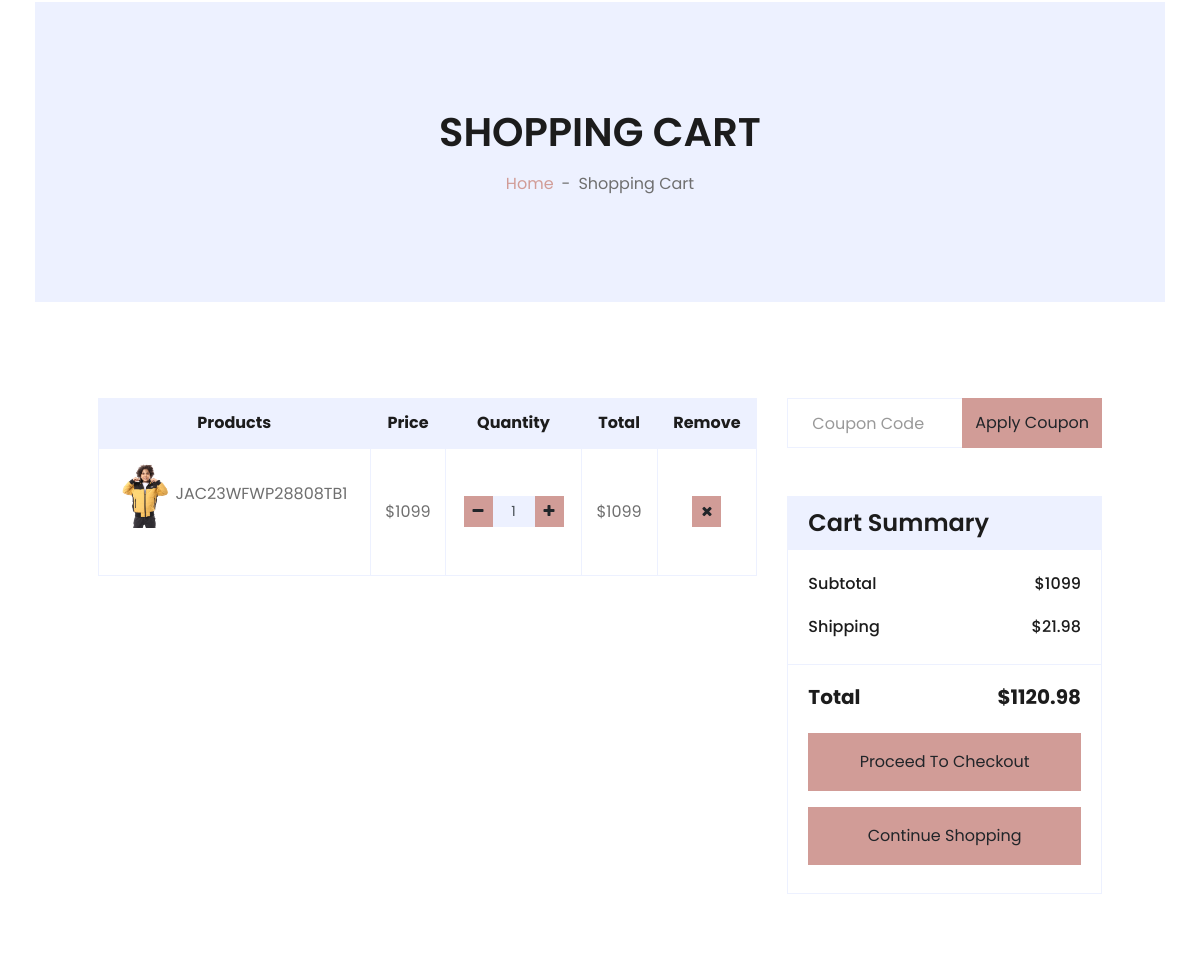
The page /cart/ (signed in, middle part) on the database as committed earlier.
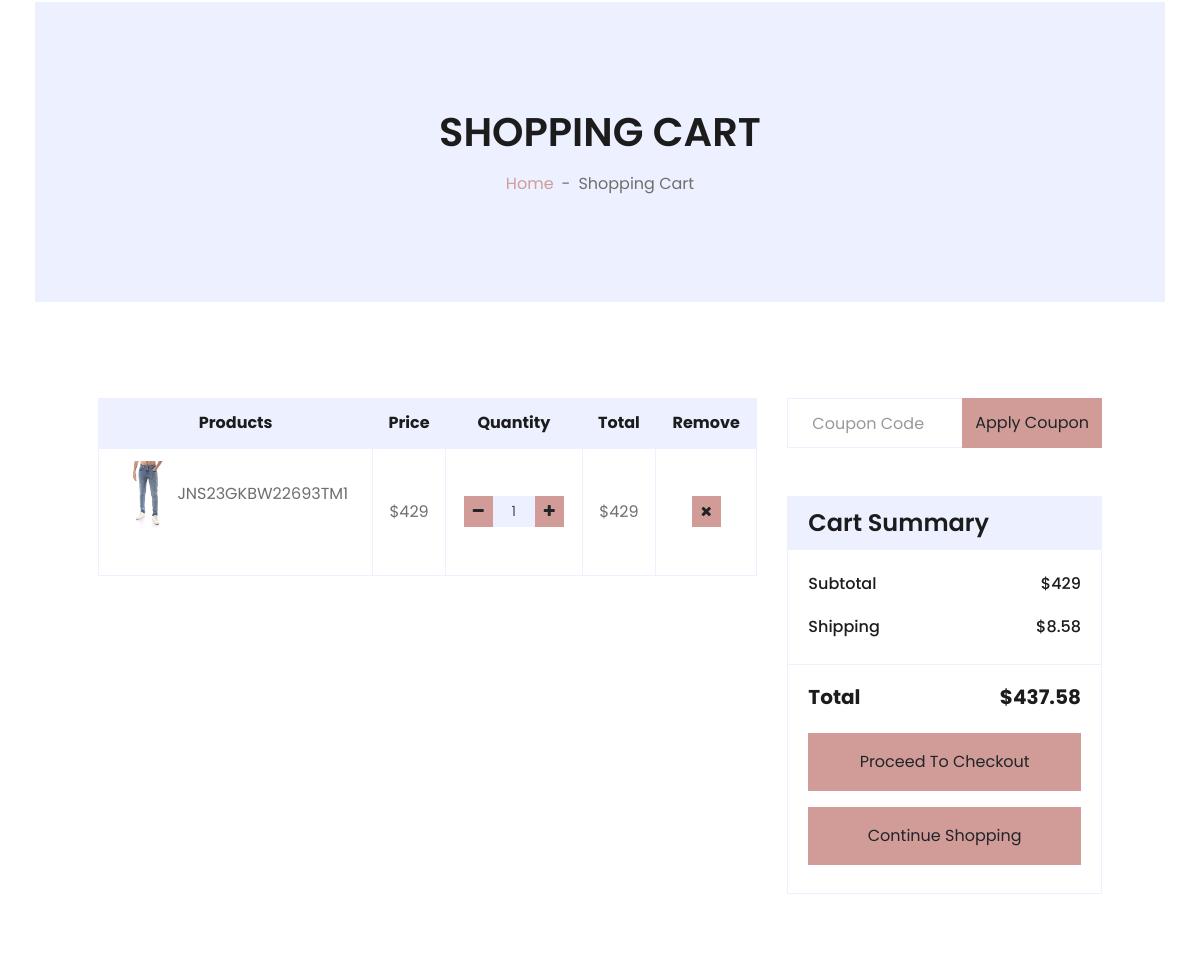
The same page on the database as committed later.
### carts/models.py (models this page shows)
class CartItem(models.Model):
    user = models.ForeignKey(User, on_delete=models.CASCADE , null=True)
    product = models.ForeignKey("product.Product", on_delete=models.CASCADE)
    variations = models.ManyToManyField("product.Variation",blank=True)
    cart = models.ForeignKey(Cart, on_delete=models.CASCADE , null=True)
    quantity = models.IntegerField()
    is_active = models.BooleanField(default=True)
    def sub_total(self):
        if self.product.discount:
            return self.product.discount * self.quantity
        else:
            return self.product.price * self.quantity
    def __str__(self):
        return str(self.product)

### product/models.py (models this page shows, shortened)
class Product(models.Model):
    name = models.CharField(max_length=100)
    image = models.ImageField(upload_to='product/')
    stock = models.IntegerField()
    price = models.IntegerField(default=0)
    discount = models.IntegerField(default=0)
    description = models.TextField(max_length=10000)
    like = models.ManyToManyField(User , blank=True,related_name='product_favourite')
    created_at = models.DateTimeField( default=timezone.now)
    category = models.ForeignKey('ProductCategory',verbose_name=('category'), on_delete=models.CASCADE ,default='')
    subcategory = models.ForeignKey("Subcategory" , on_delete=models.CASCADE ,default='')
    PRDBrand = models.ForeignKey('settings.Brand' ,related_name='product_brand', on_delete=models.CASCADE , blank=True, null=True ,verbose_name=_("Brand "))
    slug = models.SlugField(null=True,blank=True , unique=True)
    tags = TaggableManager()
    views = models.PositiveIntegerField(default=0)
    is_available = models.BooleanField(default=True)
    class Meta:
        ordering = ["name"]
    def __str__(self):
        return self.name

### carts/views.py (the view)
# urls.py: path('', cart ,name = 'cart'),
@login_required(login_url='login')
def cart(request,total=0 ,quantity=0,cart_items=None ):
    try:
        tax = 0
        grand_total=0
        offer = 0
        if request.user.is_authenticated:
             cart_items = CartItem.objects.filter(user=request.user,is_active=True)
        else:
            cart = Cart.objects.get(cart_id=_cart_id(request))
            cart_items = CartItem.objects.filter(cart=cart,is_active=True)
        for cart_item in cart_items:
            if cart_item.product.discount:
                total+=(cart_item.product.discount * cart_item.quantity)
                quantity+=cart_item.quantity
                offer = cart_item.product.discount / cart_item.product.price * 100
            else:
                total+=(cart_item.product.price * cart_item.quantity)
                quantity+=cart_item.quantity
        tax = (2 * total)/100
        grand_total = total+tax
    except Cart.DoesNotExist:
        pass
    context={
        'cart_items':cart_items,
        'total':total,
        'quantity':quantity,
        'tax':tax,
        'grand_total':grand_total,
        'offer':offer,
    }
    return render(request,'carts/cart.html',context)

### accounts/favourite_context.py (called while the page is built)
def counter(request):
    product_count = 0
    if request.user.is_authenticated:
        if 'admin' in request.path:
            return{}
        else :
            try :
                user_favourites = Product.objects.filter(like=request.user)
                product_count = user_favourites.count()
            except Product.DoesNotExist:
                product_count=0
    return dict(product_count=product_count)

### carts/cart_context.py (called while the page is built)
def counter(request):
    cart_count = 0
    if 'admin' in request.path:
        return{}
    else :
        try :
            cart = Cart.objects.filter(cart_id=_cart_id(request))
            if request.user.is_authenticated:
                cart_items= CartItem.objects.all().filter(user=request.user)
            else:
                cart_items = CartItem.objects.all().filter(cart=cart[:1])
            for cart_item in cart_items:
                cart_count+=cart_item.quantity
        except Cart.DoesNotExist:
            cart_count=0
    return dict(cart_count=cart_count)

### carts/views.py (called while the page is built)
def _cart_id(request):
    cart = request.session.session_key
    if not cart:
        cart = request.session.create()
    return cart

### product/models.py (called while the page is built)
    def __str__(self):
        return self.name

    def __str__(self):
        return self.name

### carts/templates/carts/cart.html (shortened to what this page needs)
{% extends 'base.html' %}
{% load static %}
{% block body %}
<div class="container-fluid bg-secondary mb-5">
    <div class="d-flex flex-column align-items-center justify-content-center" style="min-height: 300px">
        <h1 class="font-weight-semi-bold text-uppercase mb-3">Shopping Cart</h1>
        <div class="d-inline-flex">
            <p class="m-0"><a href="/">Home</a></p>
            <p class="m-0 px-2">-</p>
            <p class="m-0">Shopping Cart</p>
        </div>
    </div>
</div>
{% if not cart_items %}
<h2 class="text-center">Your Shoping Cart Is Empty</h2>
<div class="text-center">
    <a href="{% url 'product:product_list'%}" class="btn btn-primary px-3">Continue Shopping</a>
</div>
{% else %}
<div class="container-fluid pt-5">
    <div class="row px-xl-5">
        <div class="col-lg-8 table-responsive mb-5">
            <table class="table table-bordered text-center mb-0">
                <thead class="bg-secondary text-dark">
                    <tr>
                        <th>Products</th>
                        <th>Price</th>
                        <th>Quantity</th>
                        <th>Total</th>
                        <th>Remove</th>
                    </tr>
                </thead>
                <tbody class="align-middle">
                    {% for cart_item in cart_items %}
                    <tr>
                        <td class="align-middle"><img src="{{cart_item.product.image.url}}" alt="" style="width: 50px;">
                            {{cart_item}}<p class="text-muted small"><br>
                            </p>
                        </td>
                        {% if cart_item.product.discount %}
                        <td class="align-middle">${{cart_item.product.discount}}</td>
                        {% else %}
                        <td class="align-middle">${{cart_item.product.price}}</td>
                        {% endif %}
                        <td class="align-middle">
                            <div class="input-group quantity mx-auto" style="width: 100px;">
                                <div class="input-group-btn">
                                    <a href="{% url 'carts:remove_cart' cart_item.product.id  cart_item.id%}"
                                        class="btn btn-sm btn-primary btn-minus">
                                        <i class="fa fa-minus"></i>
                                    </a>
                                </div>
                                <input type="text" class="form-control form-control-sm bg-secondary text-center"
                                    value="{{cart_item.quantity}}">
                                <div class="input-group-btn">
                                    <form action="{% url 'carts:add_cart' cart_item.product.id %}" method="POST">
                                        <button class="btn btn-sm btn-primary btn-plus" type="submit"> <i
                                                class="fa fa-plus"></i> </button>
                                    </form>
                                </div>
                            </div>
                        </td>
                        <td class="align-middle">${{cart_item.sub_total}}</td>
                        <td class="align-middle"><a
                                href="{% url 'carts:remove_cart_item' cart_item.product.id cart_item.id%}"
                                onclick="return confirm('Are You Sure You Want To Delete This Item ?')"
                                class="btn btn-sm btn-primary"><i class="fa fa-times"></i></a></td>
                    </tr>
                    {% endfor %}
                </tbody>
            </table>
        </div>
        <div class="col-lg-4">
            <form class="mb-5" action="{% url 'carts:apply_coupon'%}" method="POST">
                <div class="input-group">
                    <input type="text" class="form-control p-4" name="code" placeholder="Coupon Code">
                    <div class="input-group-append">
                        <button class="btn btn-primary">Apply Coupon</button>
                    </div>
                </div>
            </form>
            <div class="card border-secondary mb-5">
                <div class="card-header bg-secondary border-0">
                    <h4 class="font-weight-semi-bold m-0">Cart Summary</h4>
                </div>
                <div class="card-body">
                    <div class="d-flex justify-content-between mb-3 pt-1">
                        <h6 class="font-weight-medium">Subtotal</h6>
                        <h6 class="font-weight-medium">${{total}}</h6>
                    </div>
                    <div class="d-flex justify-content-between">
                        <h6 class="font-weight-medium">Shipping</h6>
                        <h6 class="font-weight-medium">${{tax}}</h6>
                    </div>
                </div>
                <div class="card-footer border-secondary bg-transparent">
                    <div class="d-flex justify-content-between mt-2">
                        <h5 class="font-weight-bold">Total</h5>
                        <h5 class="font-weight-bold">${{grand_total}}</h5>
                    </div>
                    <a href="{% url 'carts:checkout'%}" class="btn btn-block btn-primary my-3 py-3">Proceed To
                        Checkout</a>
                    <a href="{% url 'product:product_list'%}" class="btn btn-block btn-primary my-3 py-3">Continue
                        Shopping</a>
                </div>
            </div>
        </div>
    </div>
</div>
{% endif %}
{% endblock body %}

### templates/base.html (shortened to what this page needs)
{% load static %}
<!DOCTYPE html>
<html lang="en">
<head>
    <link href="https://cdnjs.cloudflare.com/ajax/libs/font-awesome/5.10.0/css/all.min.css" rel="stylesheet">
    <link rel="stylesheet" href="https://cdnjs.cloudflare.com/ajax/libs/font-awesome/4.7.0/css/font-awesome.min.css">
    <link href="{% static 'lib4/owlcarousel/assets/owl.carousel.min.css'%}" rel="stylesheet">
    <link href="{% static 'css4/style.css'%}" rel="stylesheet">
    <link href="{% static 'css4/review.css'%}" rel="stylesheet">
    <link href="{% static 'css4/custom.css'%}" rel="stylesheet">
</head>
<body>
    <div class="container-fluid">
        {% block body %}
        {% endblock body %}
</body>
</html>

### templates/base.html (style rules this page uses)
body { font-family: Arial, sans-serif; background-color: #f4f4f4; margin: 0; padding: 20px; }
h1 { color: #333; }

Rows that differ between the two databases and show on the page:
removed CartItem: product.image (picture), product.name "JAC23WFWP28808TB1", product.discount "1099", quantity "1", sub_total "1099"
added CartItem: product.image (picture), product.name "JNS23GKBW22693TM1", product.discount "429", quantity "1", sub_total "429"
Other text that changed with them:
{{ total }}: "1099" → "429"
{{ tax }}: "21.98" → "8.58"
{{ grand_total }}: "1120.98" → "437.58"
